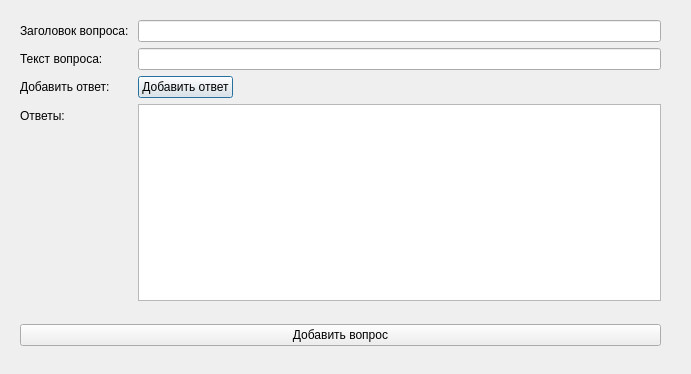
<?xml version="1.0" encoding="UTF-8"?>
<ui version="4.0">
 <class>DialogMultipleChoise</class>
 <widget class="QDialog" name="DialogMultipleChoise">
  <property name="geometry">
   <rect>
    <x>0</x>
    <y>0</y>
    <width>691</width>
    <height>374</height>
   </rect>
  </property>
  <property name="windowTitle">
   <string>Dialog</string>
  </property>
  <widget class="QWidget" name="formLayoutWidget">
   <property name="geometry">
    <rect>
     <x>20</x>
     <y>20</y>
     <width>641</width>
     <height>281</height>
    </rect>
   </property>
   <layout class="QFormLayout" name="formLayout">
    <property name="sizeConstraint">
     <enum>QLayout::SetMaximumSize</enum>
    </property>
    <property name="fieldGrowthPolicy">
     <enum>QFormLayout::ExpandingFieldsGrow</enum>
    </property>
    <item row="1" column="0">
     <widget class="QLabel" name="label">
      <property name="text">
       <string>Текст вопроса:</string>
      </property>
     </widget>
    </item>
    <item row="1" column="1">
     <widget class="QLineEdit" name="lineEdit_2"/>
    </item>
    <item row="3" column="0">
     <widget class="QLabel" name="label_2">
      <property name="text">
       <string>Ответы:</string>
      </property>
     </widget>
    </item>
    <item row="0" column="0">
     <widget class="QLabel" name="label_3">
      <property name="text">
       <string>Заголовок вопроса: </string>
      </property>
     </widget>
    </item>
    <item row="0" column="1">
     <widget class="QLineEdit" name="lineEdit"/>
    </item>
    <item row="3" column="1">
     <widget class="QListWidget" name="listWidget">
      <property name="contextMenuPolicy">
       <enum>Qt::ActionsContextMenu</enum>
      </property>
      <property name="editTriggers">
       <set>QAbstractItemView::DoubleClicked</set>
      </property>
      <property name="tabKeyNavigation">
       <bool>true</bool>
      </property>
      <property name="alternatingRowColors">
       <bool>true</bool>
      </property>
      <property name="viewMode">
       <enum>QListView::ListMode</enum>
      </property>
      <property name="currentRow">
       <number>-1</number>
      </property>
     </widget>
    </item>
    <item row="2" column="0">
     <widget class="QLabel" name="label_4">
      <property name="text">
       <string>Добавить ответ:</string>
      </property>
     </widget>
    </item>
    <item row="2" column="1">
     <widget class="QPushButton" name="pushButton_2">
      <property name="text">
       <string>Добавить ответ</string>
      </property>
     </widget>
    </item>
   </layout>
  </widget>
  <widget class="QWidget" name="verticalLayoutWidget">
   <property name="geometry">
    <rect>
     <x>20</x>
     <y>300</y>
     <width>641</width>
     <height>71</height>
    </rect>
   </property>
   <layout class="QVBoxLayout" name="verticalLayout">
    <item>
     <widget class="QPushButton" name="pushButton">
      <property name="text">
       <string>Добавить вопрос</string>
      </property>
     </widget>
    </item>
   </layout>
  </widget>
 </widget>
 <resources/>
 <connections/>
</ui>
